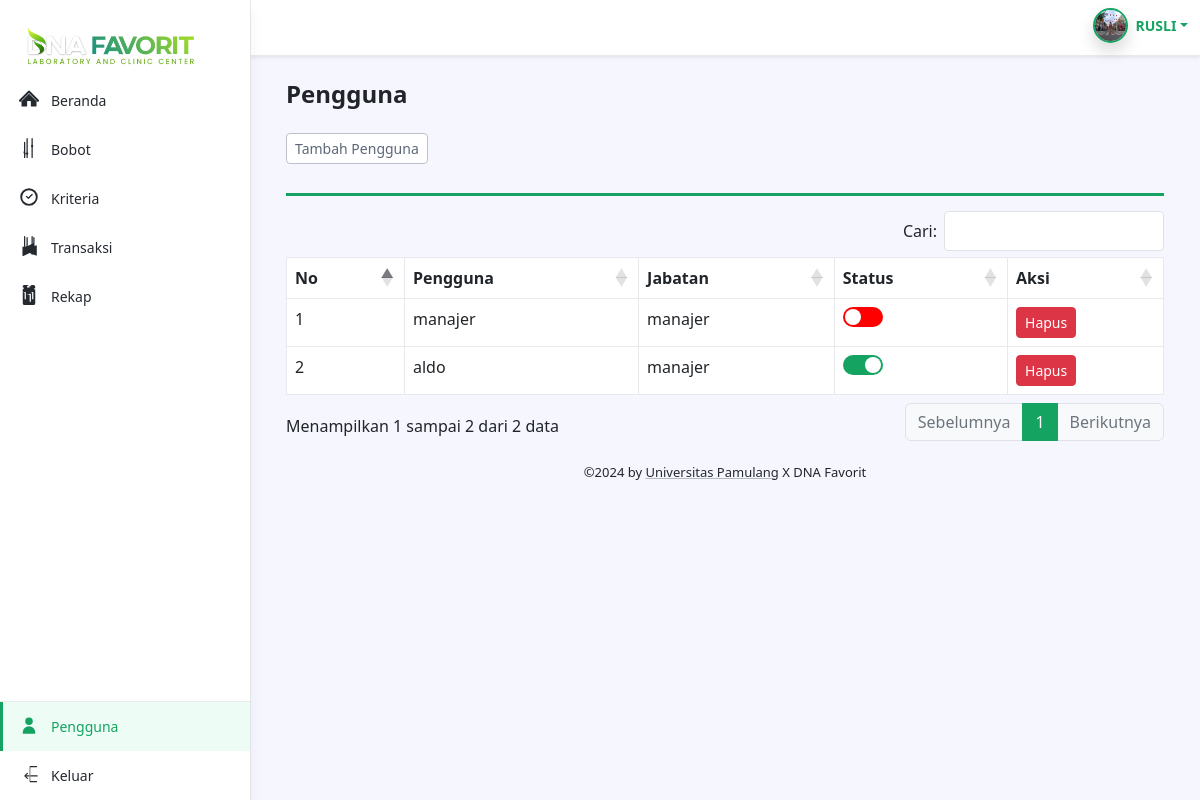
The app's page /index.php?page=user (signed in) with its own data.
### tables this page shows
CREATE TABLE `data_pengguna` (
  `id_pengguna` int(11) NOT NULL,
  `pengguna` varchar(50) NOT NULL,
  `katasandi` varchar(100) NOT NULL,
  `akses` varchar(15) NOT NULL,
  `status` varchar(15) NOT NULL,
  `profil` varchar(50) NOT NULL
);

### views/body/user/manager.php (the view, shortened to what this page needs)
<h1 class="app-page-title">Pengguna</h1>
    <div class="row g-3 mb-4 align-items-center justify-content-between">
        <div class="col-auto">
            <div class="page-utilities">
                <div class="row g-2 justify-content-start justify-content-md-end align-items-center">
                    <div class="col-auto">
                                    <button type="submit" class="btn-sm app-btn-secondary form-control-sm"  data-toggle="modal" data-target="#myModal">Tambah Pengguna</button>
                    </div>
                </div>
            </div>
        </div>
    </div>
                                <h4 style="color: #15a362; margin-bottom: 15px; border-bottom: 3px solid #15a362; padding-bottom: 5px; font-weight: bold;"></h4>
                                <div class="table-responsive">
                                    <table id="myTable" class="table table-bordered" style="margin-bottom: 30px;">
                                        <thead style="background-color: #15a362; color: white;">
                                            <tr>
                                                <th>No</th>
                                                <th>Pengguna</th>
                                                <th>Jabatan</th>
                                                <th>Status</th>
                                                <th>Aksi</th>
                                            </tr>
                                        </thead>
                                        <tbody>
                                        <?php
                                            $sql = "SELECT *
                                            FROM data_pengguna
                                            WHERE akses NOT IN ('staff', 'owner');";
                                            $result = $conn->query($sql);
                                        ?>
                                        <?php
                                        $no = 1;
                                        while($row = $result->fetch_assoc()) { ?>
                                            <tr>
                                                <td><?php echo $no; $no++;?></td>
                                                <td><?php echo $row['pengguna']; ?></td>
                                                <td><?php echo $row['akses']; ?></td>
                                                <td>
                                                    <div style="position: relative; display: inline-block; width: 40px; height: 20px;">
                                                        <input
                                                            type="checkbox"
                                                            <?php echo $row['status'] == 'aktif' ? 'checked' : ''; ?>
                                                            style="
                                                                width: 40px;
                                                                height: 20px;
                                                                background-color: <?php echo $row['status'] == 'aktif' ? '#15a362' : '#f00'; ?>;
                                                                border-radius: 20px;
                                                                border: none;
                                                                appearance: none;
                                                                cursor: pointer;
                                                                position: relative;
                                                                transition: background-color 0.3s ease-in-out;
                                                                outline: none;"
                                                            onclick="toggleStatus(<?php echo $row['id_pengguna']; ?>, this)">
                                                    </div>
                                                </td>
                                                <td>
                                                    <a type='button' class='btn btn-danger btn-sm' href='index.php?page=pengguna&status=manajer&hapus=<?php echo $row['id_pengguna']; ?>' onclick='return confirmDelete()'>Hapus</a>
                                                </td>
                                            </tr>
                                        <?php } ?>
                                        </tbody>
                                    </table>
                                </div>

### views/main/header.php (shortened to what this page needs)
<!DOCTYPE html>
<html lang="en">
<head>
	<link href="assets/plugins/bootstrap-icons/bootstrap-icons.css" rel="stylesheet">
    <link id="theme-style" rel="stylesheet" href="assets/css/portal.css">
    <link href="assets/plugins/bootstrap/css/bootstrap.min.css" rel="stylesheet">
    <link href="assets/plugins/datatables/dataTables.bootstrap5.min.css" rel="stylesheet">
</head>
<body class="app">
    <header class="app-header fixed-top">
        <div class="app-header-inner">
	        <div class="container-fluid py-2">
		        <div class="app-header-content">
		            <div class="row justify-content-between align-items-center">
					<div class="app-utilities col-auto">
						<div class="app-utility-item app-user-dropdown dropdown">
							<a class="nav-link nav-profile d-flex align-items-center pe-0" href="#" data-bs-toggle="dropdown">
								<?php
									$id = $_SESSION['id'];
									$sql = "SELECT * FROM data_pengguna WHERE id_pengguna = $id";
									$result = $conn->query($sql);
									if ($result->num_rows > 0) {
										$row = $result->fetch_assoc();
										$namaprofil = $row['profil'];
									}
									$profile_image = "assets/images/profiles/" . $namaprofil;
								?>
								<img src="<?php echo $profile_image; ?>" alt="user profile" class="rounded-circle shadow" style="width: 35px; height: 35px; border: 2px solid #15a362;">
								<span class="d-none d-md-block dropdown-toggle ps-2 fw-bold" style="color: #15A362; font-size: 14px;"><?php echo strtoupper($_SESSION['username']); ?></span>
							</a>
						</div>
					</div>
		        </div>
	            </div>
	        </div>
        </div>
        <div id="app-sidepanel" class="app-sidepanel">
	        <div class="sidepanel-inner d-flex flex-column">
		        <div class="app-branding">
		        <img class="logo-icon me-2" src="assets/images/DNA-Logo.png" alt="logo" style="width: 190px; height: 60px;">
		        </div>
				<?php
					$activePage = $_GET['page'];
				?>
			    <nav id="app-nav-main" class="app-nav app-nav-main flex-grow-1">
				    <ul class="app-menu list-unstyled accordion" id="menu-accordion">
					    <li class="nav-item">
					        <a class="nav-link <?php echo ($activePage == 'home') ? 'active' : ''; ?>" href="index.php?page=home">
						        <span class="nav-icon">
						         </span>
		                         <span class="nav-link-text">Beranda</span>
					        </a>
					    </li>
						<?php
							if ($_SESSION['akses'] !== 'staff') {
						?>
					    <li class="nav-item">
					        <a class="nav-link <?php echo ($activePage == 'bobot') ? 'active' : ''; ?>" href="index.php?page=bobot">
						        <span class="nav-icon">
						         </span>
		                         <span class="nav-link-text">Bobot</span>
					        </a>
					    </li>
					    <li class="nav-item">
					        <a class="nav-link <?php echo ($activePage == 'kriteria') ? 'active' : ''; ?>" href="index.php?page=kriteria">
						        <span class="nav-icon">
						         </span>
		                         <span class="nav-link-text">Kriteria</span>
					        </a>
					    </li>
						<?php
							}
						?>
					    <li class="nav-item">
					        <a class="nav-link <?php echo ($activePage == 'transaksi') ? 'active' : ''; ?>" href="index.php?page=transaksi">
						        <span class="nav-icon">
						         </span>
		                         <span class="nav-link-text">Transaksi</span>
					        </a>
					    </li>
					    <li class="nav-item">
					        <a class="nav-link <?php echo ($activePage == 'rekap') ? 'active' : ''; ?>" href="index.php?page=rekap">
						        <span class="nav-icon">
						         </span>
		                         <span class="nav-link-text">Rekap</span>
					        </a>
					    </li>
				    </ul>
			    </nav>
			    <div class="app-sidepanel-footer">
				    <nav class="app-nav app-nav-footer">
					    <ul class="app-menu footer-menu list-unstyled">
<?php
							if ($_SESSION['akses'] === 'owner') {
						?>
						    <li class="nav-item">
						        <a class="nav-link <?php echo ($activePage == 'user') ? 'active' : ''; ?>" href="index.php?page=user">
							        <span class="nav-icon">
									<svg xmlns="http://www.w3.org/2000/svg" width="1em" height="1em" fill="currentColor" class="bi bi-person" viewBox="0 0 16 16">
  <path d="M8 8a3 3 0 1 0 0-6 3 3 0 0 0 0 6z"/>
  <path fill-rule="evenodd" d="M8 9a5 5 0 0 0-5 5v.5a.5.5 0 0 0 .5.5h9a.5.5 0 0 0 .5-.5V14a5 5 0 0 0-5-5z"/>
</svg>
									</span>
									<span class="nav-link-text">Pengguna</span>
						        </a>
						    </li>
						<?php
							}
						?>
						    <li class="nav-item">
						        <a class="nav-link" href="logout.php" onclick='return confirmkeluar()'>
							        <span class="nav-icon">
							        </span>
			                        <span class="nav-link-text">Keluar</span>
						        </a>
						    </li>
					    </ul>
				    </nav>
			    </div>
	        </div>
	    </div>
    </header>
    <div class="app-wrapper">
	    <div class="app-content pt-3 p-md-3 p-lg-4">
		    <div class="container-xl">

### records on screen
data_pengguna: profil (picture)
data_pengguna: pengguna "manajer", akses "manajer"
data_pengguna: pengguna "aldo", akses "manajer", status "☑"

### other values on screen
$_SESSION['username'] "RUSLI"
